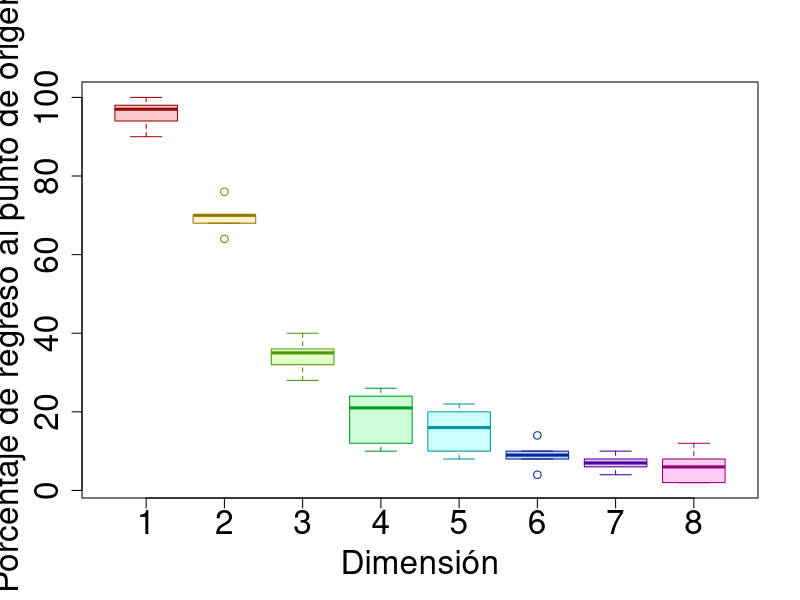

R code for this plot:
registro = data.frame()
dimension = 8
potencia = 10
for (pot in 5:potencia){
  duracion <- 2^potencia
  for (dim in 1:dimension) {
    
    datos = numeric()
    repeticiones = 50
    for (replica in 1:repeticiones) {
      resultado = FALSE
      pos <- rep(0, dim)
      for (t in 1:duracion) {
        modificar = sample(1:dim, 1)
        if (runif(1) < 0.5) {
          pos[modificar] =  pos[modificar] + 1
        } else {
          pos[modificar] =  pos[modificar] - 1
        }
        if (all(pos == 0)) {
          resultado = TRUE
          break
        }
      }
      datos = c(datos, resultado)
}
  porc = 100 * sum(datos) / repeticiones
  registro = rbind(registro, c(pot, porc, dim))
  }
}
names(registro) = c("pot", "porc", "dim")
sink('registro.txt')
print(registro)
sink()
png("pr1sim.png", width=800, height=800, units='px')
par(cex.lab=2) 
par(cex.axis=2) 
boxplot(porc ~ dim, 
data =  registro,
xlab="Dimensi\u{F3}n",
ylab="Porcentaje de regreso al punto de origen",
col=rainbow(8, alpha=0.2),
border = rainbow(8, v=0.6)
)
dev.off()

